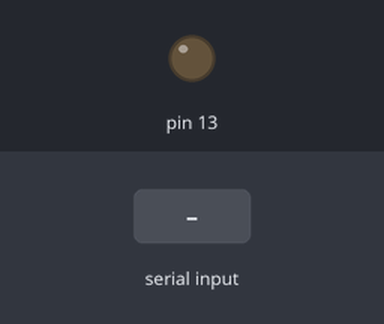
Recording of a sketch running on a simulated Arduino Mega 2560, built with avr-gcc and run on an emulated ATmega2560. On the bench: output pins drawn as LEDs (lit = HIGH). The test bench sets the inputs (shaded band).

Above: at 1.2 s.
1.3 s: "1" received over the second serial link
At 1.6 s:
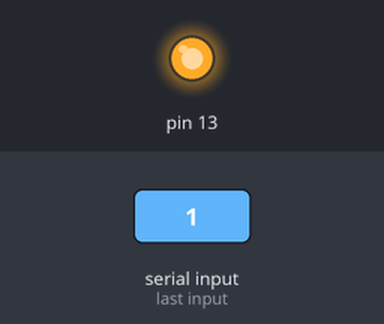
Timing chart, 0 to 4.3 s (numbered marks = the images above; inputs shaded):
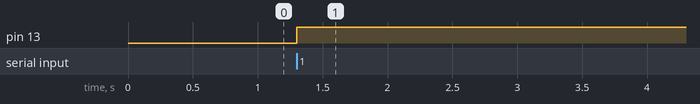

Measured:
- after the input at 1.3 s, pin 13: LOW → HIGH at once

The sketch:

2019R2AProb2.ino
```cpp
int heat = 0;

void setup() {
  Serial1.begin(9600);
  pinMode(13, OUTPUT);
}

void loop() {
  heatOn();
  if(heat == 1){
    //something like turnHeaterOn();
    digitalWrite(13, HIGH);
  }else{
    //turnHeaterOff();
    digitalWrite(13, LOW);
  }
  delay(3000);
}

int readTemperature(){
  while(!Serial1.available()){}
  int x = Serial1.read();
  int temp = x - 128;
  return temp;
}

void heatOn(){
  int temp = readTemperature();
  if(temp < 21){
    heat = 1;
  }else{
    heat = 0;
  }
}
```
